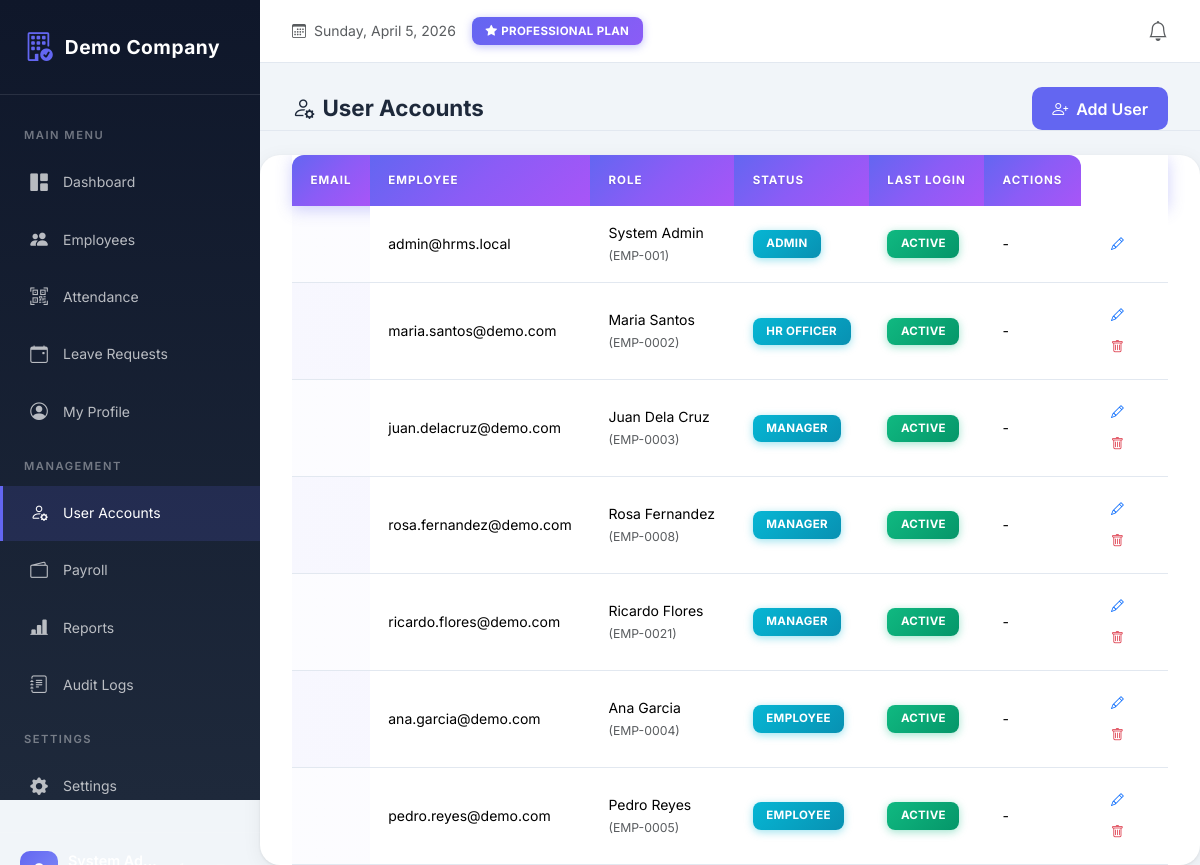
The app's page /modules/users/index.php (signed in) with its own data.
### tables this page shows
CREATE TABLE users (
    id INT AUTO_INCREMENT PRIMARY KEY,
    company_id INT NULL,
    employee_id INT NULL,
    email VARCHAR(150) UNIQUE NOT NULL,
    password_hash VARCHAR(255) NOT NULL,
    role ENUM('Super Admin','Admin','HR Officer','Manager','Employee') NOT NULL,
    is_active TINYINT(1) DEFAULT 1,
    last_login DATETIME NULL,
    created_at DATETIME DEFAULT CURRENT_TIMESTAMP
);

CREATE TABLE employees (
    id INT AUTO_INCREMENT PRIMARY KEY,
    company_id INT NOT NULL,
    employee_code VARCHAR(30),
    first_name VARCHAR(100) NOT NULL,
    last_name VARCHAR(100) NOT NULL,
    email VARCHAR(150) NOT NULL,
    phone VARCHAR(50),
    department_id INT NULL,
    position_id INT NULL,
    hire_date DATE NULL,
    basic_salary DECIMAL(10,2) DEFAULT 0,
    status ENUM('active','inactive') DEFAULT 'active',
    created_at DATETIME DEFAULT CURRENT_TIMESTAMP,
    UNIQUE KEY uniq_emp_code(company_id, employee_code),
    UNIQUE KEY uniq_emp_email(company_id, email)
);

### includes/functions.php (called while the page is built, shortened)
<?php
function e($s) {
    return htmlspecialchars($s ?? "", ENT_QUOTES, "UTF-8");
}

### modules/users/index.php (the view, shortened to what this page needs)
<?php
require_once __DIR__.'/../../config/db.php';
require_once __DIR__.'/../../includes/header.php';
require_once __DIR__.'/../../includes/nav.php';
$cid = company_id() ?? 1;
$u = $_SESSION['user'];
$users = $pdo->prepare("SELECT u.*, e.first_name, e.last_name, e.employee_code FROM users u LEFT JOIN employees e ON e.id = u.employee_id WHERE u.company_id = ? ORDER BY u.created_at DESC");
$users->execute([$cid]);
$users = $users->fetchAll();
?>
<div class="page-header d-flex justify-content-between align-items-center">
    <h4><i class="bi bi-person-gear me-2"></i>User Accounts</h4>
    <button class="btn btn-primary" data-bs-toggle="modal" data-bs-target="#createUserModal"><i class="bi bi-person-plus me-2"></i>Add User</button>
</div>
<div class="card">
    <div class="card-body p-0">
        <table class="table table-hover mb-0">
            <thead><tr><th>Email</th><th>Employee</th><th>Role</th><th>Status</th><th>Last Login</th><th>Actions</th></tr></thead>
            <tbody>
            <?php foreach($users as $row): ?>
                <tr>
                    <td><?= e($row['email']) ?></td>
                    <td><?= e(trim(($row['first_name'] ?? '').' '.($row['last_name'] ?? '')) ?: '-') ?> <?= !empty($row['employee_code']) ? '<small class="text-muted">('.e($row['employee_code']).')</small>' : '' ?></td>
                    <td><span class="badge bg-info"><?= e($row['role']) ?></span></td>
                    <td><?= (int)$row['is_active'] ? '<span class="badge bg-success">Active</span>' : '<span class="badge bg-secondary">Inactive</span>' ?></td>
                    <td><?= $row['last_login'] ? date('M j, Y h:i A', strtotime($row['last_login'])) : '-' ?></td>
                    <td>
                        <button class="btn btn-sm btn-outline-primary" data-bs-toggle="modal" data-bs-target="#editUserModal<?= (int)$row['id'] ?>"><i class="bi bi-pencil"></i></button>
                        <?php if((int)$row['id'] !== (int)$u['id']): ?>
                        <form method="post" class="d-inline" onsubmit="return confirm('Delete this user?')">
                            <button class="btn btn-sm btn-outline-danger"><i class="bi bi-trash"></i></button>
                        </form>
                        <?php endif; ?>
                    </td>
                </tr>
            <?php endforeach; ?>
            </tbody>
        </table>
    </div>
</div>
<?php require_once __DIR__.'/../../includes/footer.php'; ?>

### public/assets/css/style.css (style rules this page uses)
* { margin: 0; padding: 0; box-sizing: border-box; }
body { font-family: 'Inter', -apple-system, BlinkMacSystemFont, 'Segoe UI', Roboto, sans-serif; font-size: 14px; line-height: 1.6; font-weight: 400; background: var(--bg-body); color: var(--text-primary); min-height: 100vh; transition: background 0.3s ease, color 0.3s ease; -webkit-font-smoothing: antialiased; -moz-osx-font-smoothing: grayscale; }
.card, .modal-content, .dropdown-menu, .table, .btn, .form-control, .form-select { transition: background 0.3s ease, border-color 0.3s ease, color 0.3s ease; }
.main-content > *:not(.top-bar) { padding: 0 2rem; }
.main-content > .page-header { padding-top: 1.5rem; }
.card { border: none; border-radius: 20px; box-shadow: 0 4px 20px rgba(0,0,0,0.06), 0 1px 3px rgba(0,0,0,0.08); background: var(--bg-card); overflow: hidden; transition: transform 0.2s ease, box-shadow 0.2s ease; }
.table { margin-bottom: 0; color: var(--text-primary); }
.table thead th { background: linear-gradient(135deg, #6366f1 0%, #8b5cf6 50%, #a855f7 100%); color: white; font-weight: 700; border: none; padding: 1rem 1.15rem; text-transform: uppercase; font-size: 0.72rem; letter-spacing: 1px; white-space: nowrap; position: relative; text-shadow: 0 1px 2px rgba(0,0,0,0.1); }
.table thead th:first-child { border-radius: 12px 0 0 0; }
.table thead th:last-child { border-radius: 0 12px 0 0; }
.table thead tr { box-shadow: 0 4px 15px rgba(99, 102, 241, 0.3); }
.table tbody tr { transition: all 0.25s cubic-bezier(0.4, 0, 0.2, 1); border-bottom: 1px solid var(--border-color); position: relative; }
.table tbody tr::before { content: ''; position: absolute; left: 0; top: 0; bottom: 0; width: 4px; background: linear-gradient(180deg, #6366f1, #a855f7); opacity: 0; transition: opacity 0.25s ease; border-radius: 0 4px 4px 0; }
.table tbody tr:nth-child(odd) { background: linear-gradient(90deg, rgba(99, 102, 241, 0.02) 0%, rgba(168, 85, 247, 0.02) 100%); }
.table tbody tr:nth-child(even) { background: linear-gradient(90deg, rgba(99, 102, 241, 0.05) 0%, rgba(168, 85, 247, 0.05) 100%); }
.table td { padding: 1rem 1.15rem; vertical-align: middle; border-color: var(--border-color); }
.btn { border-radius: 10px; font-weight: 600; padding: 0.6rem 1.25rem; transition: all 0.2s ease; border: none; }
.btn-primary { background: var(--primary); }
.btn-sm { padding: 0.4rem 0.75rem; font-size: 0.8rem; }
.badge { padding: 0.5rem 0.85rem; border-radius: 8px; font-weight: 700; font-size: 0.72rem; letter-spacing: 0.3px; text-transform: uppercase; box-shadow: 0 2px 6px rgba(0,0,0,0.1); }
.badge.bg-success { background: linear-gradient(135deg, #10b981, #059669) !important; box-shadow: 0 2px 8px rgba(16, 185, 129, 0.4); }
.badge.bg-info { background: linear-gradient(135deg, #06b6d4, #0891b2) !important; color: white !important; box-shadow: 0 2px 8px rgba(6, 182, 212, 0.4); }
.page-header { margin-bottom: 1.5rem; padding-bottom: 1rem; border-bottom: 1px solid var(--border-color); }
.page-header h4 { font-weight: 700; color: var(--text-primary); margin: 0; font-size: 1.4rem; }
.card, .stat-card { animation: fadeIn 0.3s ease-out; }

### records on screen
users: email "admin@hrms.local", employee.last_name "System Admin", employee.employee_code "EMP-001", role "ADMIN", is_active "ACTIVE"
users: email "maria.santos@demo.com", employee.last_name "Maria Santos", employee.employee_code "EMP-0002", role "HR OFFICER", is_active "ACTIVE"
users: email "juan.delacruz@demo.com", employee.last_name "Juan Dela Cruz", employee.employee_code "EMP-0003", role "MANAGER", is_active "ACTIVE"
users: email "rosa.fernandez@demo.com", employee.last_name "Rosa Fernandez", employee.employee_code "EMP-0008", role "MANAGER", is_active "ACTIVE"
users: email "ricardo.flores@demo.com", employee.last_name "Ricardo Flores", employee.employee_code "EMP-0021", role "MANAGER", is_active "ACTIVE"
users: email "ana.garcia@demo.com", employee.last_name "Ana Garcia", employee.employee_code "EMP-0004", role "EMPLOYEE", is_active "ACTIVE"
users: email "pedro.reyes@demo.com", employee.last_name "Pedro Reyes", employee.employee_code "EMP-0005", role "EMPLOYEE", is_active "ACTIVE"

### other values on screen
$company['name'] "Demo Company"
$company['plan'] "PROFESSIONAL"
